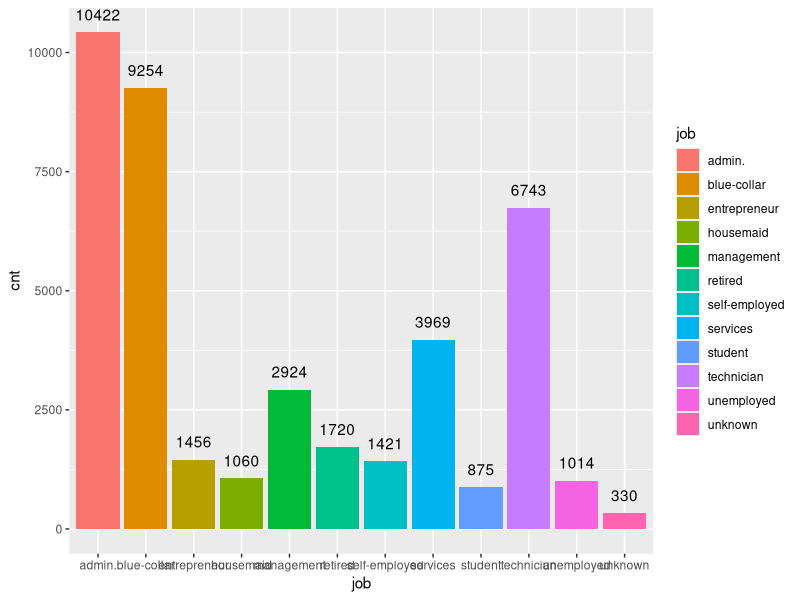
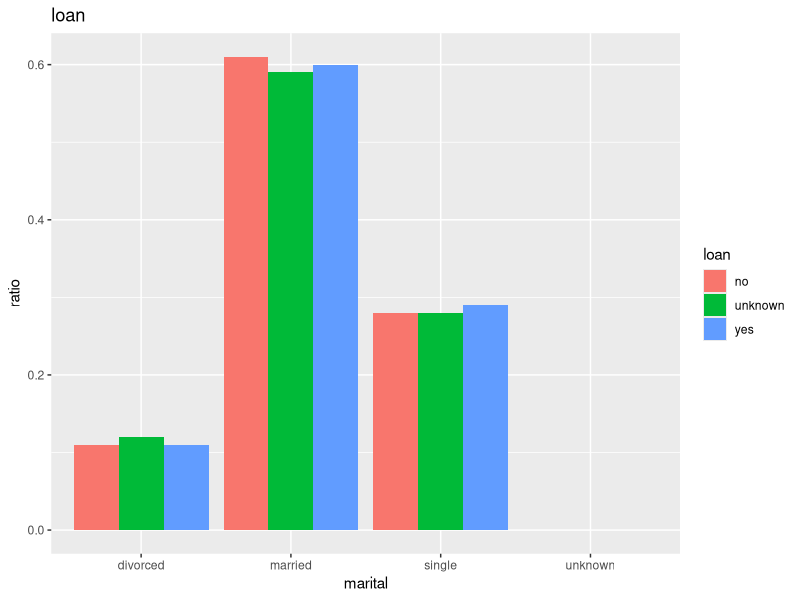

Here is the R script that generated these plots, in order:

library(ggplot2) # グラフ作成
library(dplyr) # 集計用
library(scales) # 軸のスケール変更

#### データ作成 ####
d_1 <- data.frame(
job = c( 'admin.'	, 'blue-collar'	, 'entrepreneur'	, 'housemaid'	, 'management'	, 'retired'	, 'self-employed'	, 'services'	, 'student'	, 'technician'	, 'unemployed'	, 'unknown')
, cnt = c( 10422	, 9254	, 1456	, 1060	, 2924	, 1720	, 1421	, 3969	, 875	, 6743	, 1014	, 330)
)

#### 棒グラフの作り方 ####
d_1 %>% 
  ggplot(aes(x = job, y = cnt, fill = job,label = cnt)) +
  geom_bar(stat = "identity") +
  geom_text( vjust = -1)

#### 棒グラフの作り方2 ####
d_2 <- data.frame(
  loan = c('no'	, 'no'	, 'no'	, 'no'	, 'unknown'	, 'unknown'	, 'unknown'	, 'unknown'	, 'yes'	, 'yes'	, 'yes'	, 'yes')
  , marital = c('divorced'	, 'married'	, 'single'	, 'unknown'	, 'divorced'	, 'married'	, 'single'	, 'unknown'	, 'divorced'	, 'married'	, 'single'	, 'unknown')
  , ratio	= c( 0.11	, 0.61	, 0.28	, 0	, 0.12	, 0.59	, 0.28	, 0	, 0.11	, 0.6	, 0.29	, 0)
)

d_2 %>% 
  ggplot(aes(x = marital, y = ratio, fill = loan)) +
  geom_bar(stat = "identity",position = "dodge") +
  ggtitle("loan")

